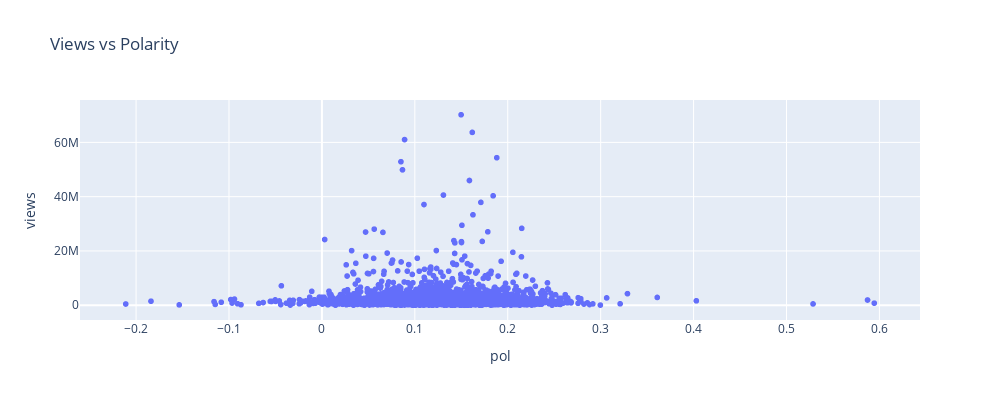

Notebook code for this chart:
### Code cell
import plotly.express as px
fig = px.scatter(polarity, x='pol', y='views', title="Views vs Polarity",width=1000, height=400 )
fig.show()

### Figure 1 — Plotly figure (JSON) as saved in the notebook; plotly's stock layout.template omitted (floating-point values rounded to 4 significant figures; data arrays with more than 128 entries replaced by an {"elided": "..."} marker saying what was removed)
{"data": [{"hovertemplate": "pol=%{x}<br>views=%{y}<extra></extra>", "legendgroup": "", "marker": {"color": "#636efa", "symbol": "circle"}, "mode": "markers", "name": "", "showlegend": false, "type": "scattergl", "x": {"elided": "6357 float values"}, "xaxis": "x", "y": {"elided": "6357 int values"}, "yaxis": "y"}], "layout": {"height": 400, "legend": {"tracegroupgap": 0}, "title": {"text": "Views vs Polarity"}, "width": 1000, "xaxis": {"anchor": "y", "domain": [0, 1], "title": {"text": "pol"}}, "yaxis": {"anchor": "x", "domain": [0, 1], "title": {"text": "views"}}}}
